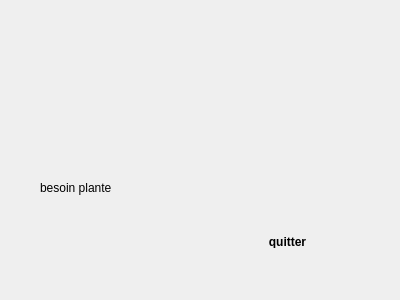
<?xml version="1.0" encoding="UTF-8"?>
<ui version="4.0">
 <class>besoinplante</class>
 <widget class="QDialog" name="besoinplante">
  <property name="geometry">
   <rect>
    <x>0</x>
    <y>0</y>
    <width>400</width>
    <height>300</height>
   </rect>
  </property>
  <property name="windowTitle">
   <string>Dialog</string>
  </property>
  <widget class="QLabel" name="label">
   <property name="geometry">
    <rect>
     <x>40</x>
     <y>180</y>
     <width>161</width>
     <height>16</height>
    </rect>
   </property>
   <property name="text">
    <string>besoin plante</string>
   </property>
  </widget>
  <widget class="QPushButton" name="pushButton">
   <property name="geometry">
    <rect>
     <x>250</x>
     <y>230</y>
     <width>75</width>
     <height>23</height>
    </rect>
   </property>
   <property name="styleSheet">
    <string notr="true">color: &quot;red&quot;;

padding: 5px;
border-radius: 5px;

font-weight: bold;
</string>
   </property>
   <property name="text">
    <string>quitter</string>
   </property>
  </widget>
 </widget>
 <resources/>
 <connections>
  <connection>
   <sender>pushButton</sender>
   <signal>clicked()</signal>
   <receiver>besoinplante</receiver>
   <slot>accept()</slot>
   <hints>
    <hint type="sourcelabel">
     <x>300</x>
     <y>246</y>
    </hint>
    <hint type="destinationlabel">
     <x>478</x>
     <y>237</y>
    </hint>
   </hints>
  </connection>
 </connections>
</ui>
